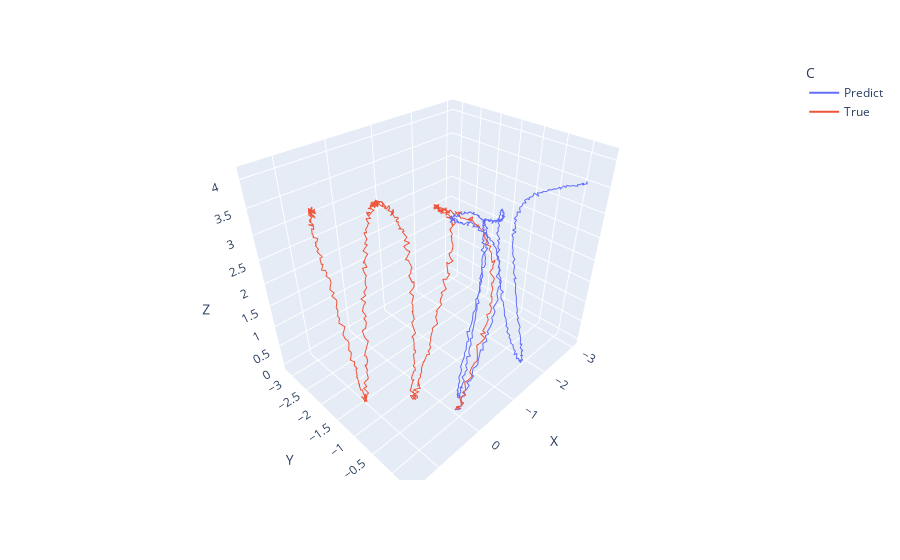

Notebook source saved alongside this figure:
### Code cell
fig = px.line_3d(d, x="X", y="Y", z="Z", color='C')
# fig = px.scatter_3d(data, x="X", y="Y", z="Z")
fig.show()

### Figure 1 — Plotly figure (JSON) as saved in the notebook; plotly's stock layout.template omitted (floating-point values rounded to 4 significant figures; data arrays with more than 128 entries replaced by an {"elided": "..."} marker saying what was removed)
{"data": [{"hovertemplate": "C=Predict<br>X=%{x}<br>Y=%{y}<br>Z=%{z}<extra></extra>", "legendgroup": "Predict", "line": {"color": "#636efa", "dash": "solid"}, "marker": {"symbol": "circle"}, "mode": "lines", "name": "Predict", "scene": "scene", "showlegend": true, "type": "scatter3d", "x": {"elided": "499 float values"}, "y": {"elided": "499 float values"}, "z": {"elided": "499 float values"}}, {"hovertemplate": "C=True<br>X=%{x}<br>Y=%{y}<br>Z=%{z}<extra></extra>", "legendgroup": "True", "line": {"color": "#EF553B", "dash": "solid"}, "marker": {"symbol": "circle"}, "mode": "lines", "name": "True", "scene": "scene", "showlegend": true, "type": "scatter3d", "x": {"elided": "500 float values"}, "y": {"elided": "500 float values"}, "z": {"elided": "500 float values"}}], "layout": {"legend": {"title": {"text": "C"}, "tracegroupgap": 0}, "margin": {"t": 60}, "scene": {"domain": {"x": [0, 1], "y": [0, 1]}, "xaxis": {"title": {"text": "X"}}, "yaxis": {"title": {"text": "Y"}}, "zaxis": {"title": {"text": "Z"}}}}}
